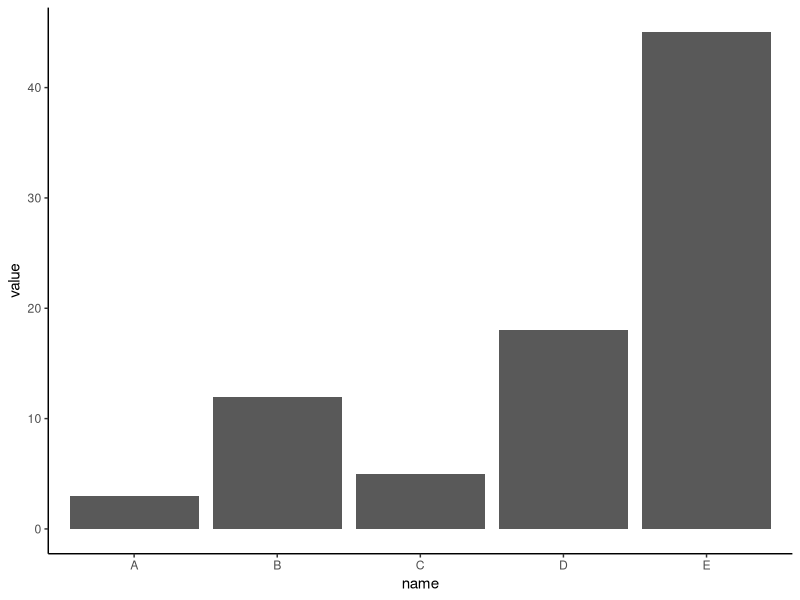

This figure's R source:
## ---- chunk 1
library(tidyverse, quietly = TRUE)
theme_set(theme_classic())
## ---- chunk 2

# Create data
data <- tibble(
  name = c("A","B","C","D","E") ,  
  value = c(3,12,5,18,45)
  )
## ---- chunk 3
#| label: fig-1
#| fig-cap: "A Basic Barplot Figure"

ggplot(data, aes(x=name, y=value)) + 
  geom_bar(stat = "identity")
